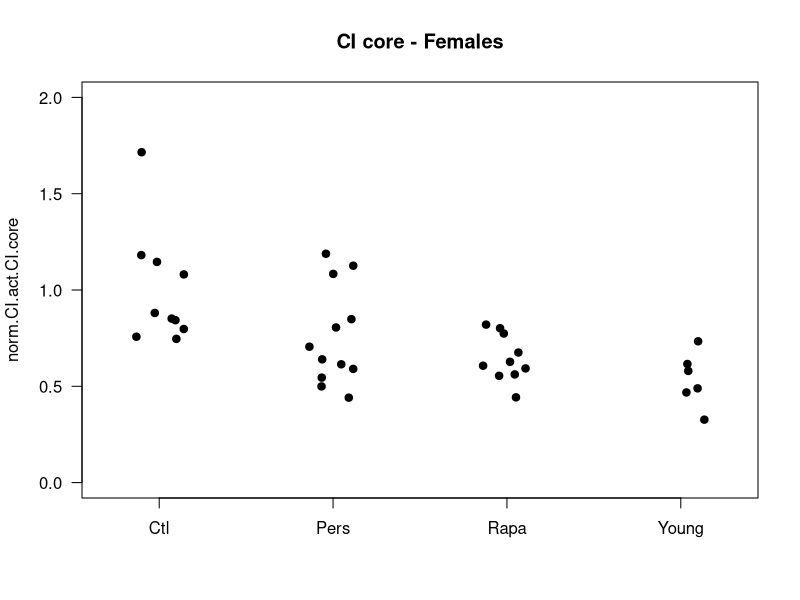
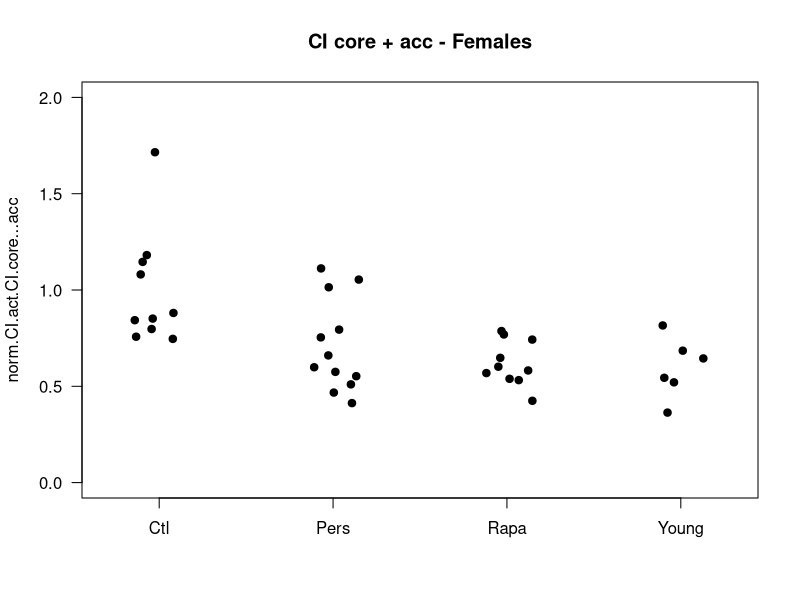
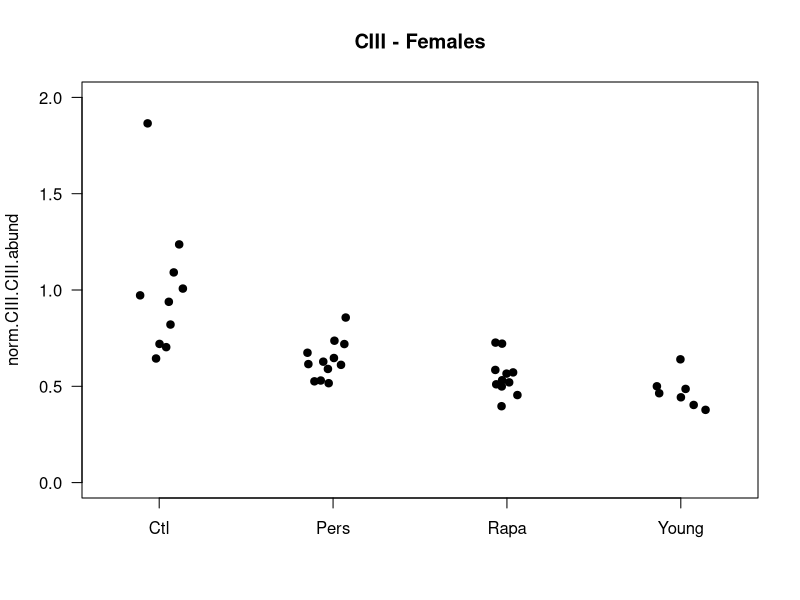
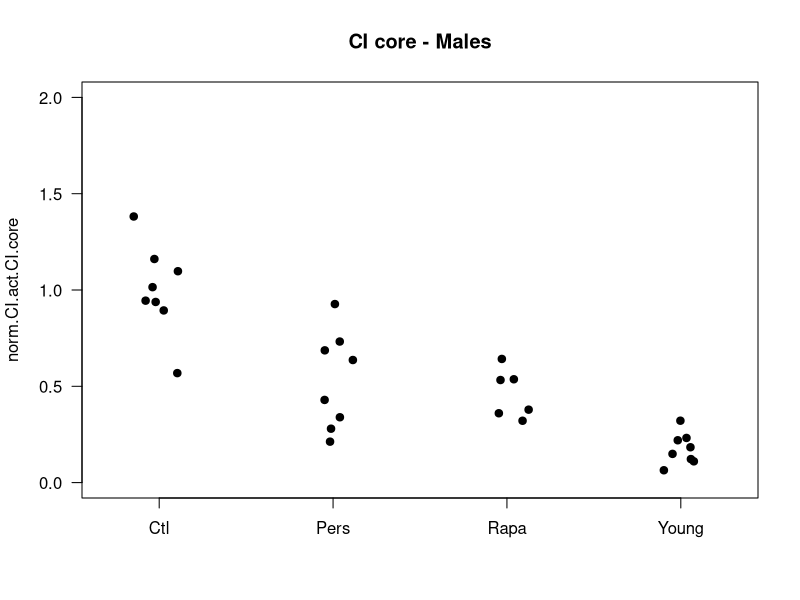
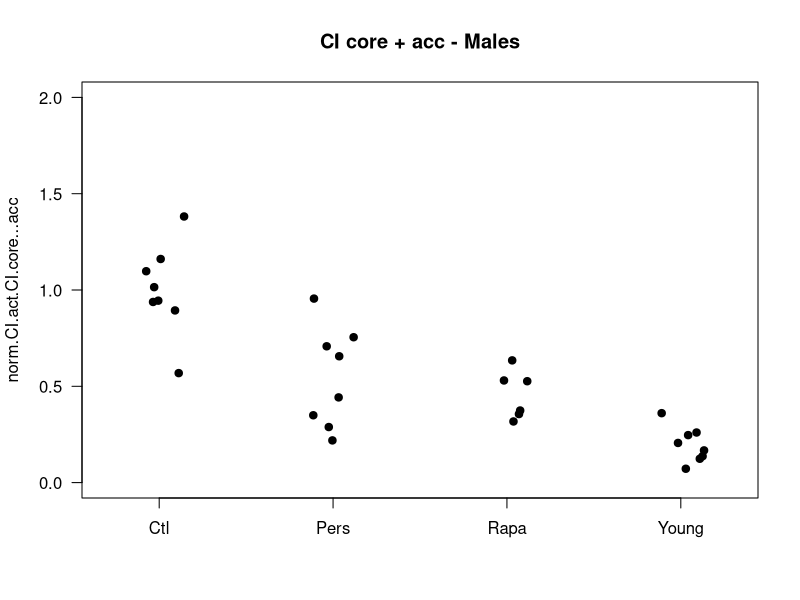
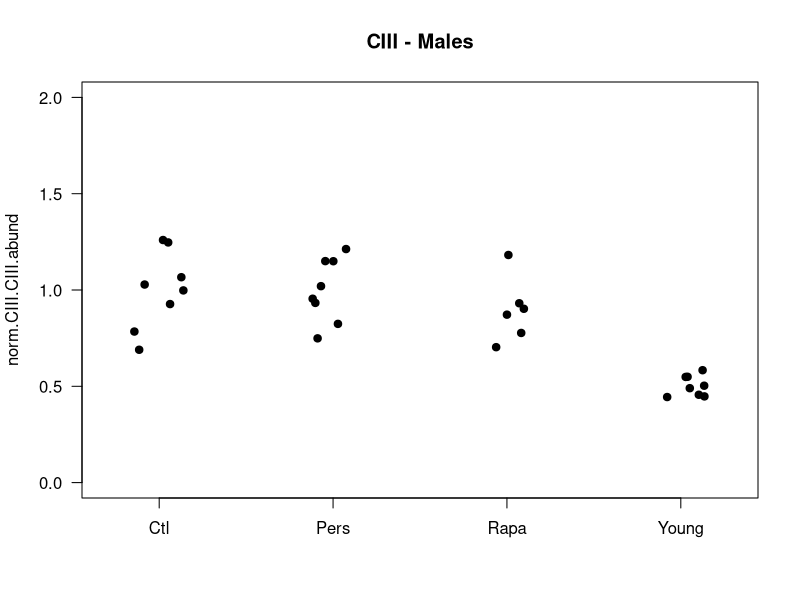

These figures' R source, in order:
setwd("E:/Rapa Pers Manuscript/Figure CI and CIII")
data <- read.csv("ETC CI and CIII activity vs abundance EQ456.csv", stringsAsFactors = F)


d.m <- data[data$Sex=="M",]
d.f <- data[data$Sex=="F",]


##m.CIcore <- lm(d.m$norm.CI.act.CI.core ~ d.m$Condition)
##summary(m.CIcore)

# Call:
#   lm(formula = d.m$norm.CI.act.CI.core ~ d.m$Condition)
# 
# Residuals:
#   Min       1Q   Median       3Q      Max 
# -0.43150 -0.10164 -0.00897  0.10391  0.39655 
# 
# Coefficients:
#   Estimate Std. Error t value Pr(>|t|)    
# (Intercept)         1.00000    0.06783  14.744 3.85e-14 ***
#   d.m$ConditionPers  -0.46957    0.09592  -4.895 4.43e-05 ***
#   d.m$ConditionRapa  -0.53818    0.10360  -5.195 2.01e-05 ***
#   d.m$ConditionYoung -0.82473    0.09592  -8.598 4.46e-09 ***
#   ---
#   Signif. codes:  0 '***' 0.001 '**' 0.01 '*' 0.05 '.' 0.1 ' ' 1
# 
# Residual standard error: 0.1918 on 26 degrees of freedom
# Multiple R-squared:  0.7448,	Adjusted R-squared:  0.7154 
# F-statistic:  25.3 on 3 and 26 DF,  p-value: 7.11e-08

##anova(m.CIcore)
# Analysis of Variance Table
# 
# Response: d.m$norm.CI.act.CI.core
# Df  Sum Sq Mean Sq F value   Pr(>F)    
# d.m$Condition  3 2.79288 0.93096  25.297 7.11e-08 ***
#   Residuals     26 0.95685 0.03680                     
# ---
#   Signif. codes:  0 '***' 0.001 '**' 0.01 '*' 0.05 '.' 0.1 ' ' 1




m.CIcoreAOV <- aov(d.m$norm.CI.act.CI.core ~ d.m$Condition)
anova(m.CIcoreAOV)
# Analysis of Variance Table
# 
# Response: d.m$norm.CI.act.CI.core
# Df  Sum Sq Mean Sq F value   Pr(>F)    
# d.m$Condition  3 2.79288 0.93096  25.297 7.11e-08 ***
#   Residuals     26 0.95685 0.03680                     
# ---
#   Signif. codes:  0 '***' 0.001 '**' 0.01 '*' 0.05 '.' 0.1 ' ' 1
TukeyHSD(m.CIcoreAOV)
# Tukey multiple comparisons of means
# 95% family-wise confidence level
# 
# Fit: aov(formula = d.m$norm.CI.act.CI.core ~ d.m$Condition)
# 
# $`d.m$Condition`
# diff        lwr          upr     p adj
# Pers-Ctl   -0.46956893 -0.7327061 -0.206431745 0.0002453
# Rapa-Ctl   -0.53817992 -0.8224006 -0.253959279 0.0001125
# Young-Ctl  -0.82473303 -1.0878702 -0.561595843 0.0000000
# Rapa-Pers  -0.06861099 -0.3528316  0.215609652 0.9102497
# Young-Pers -0.35516410 -0.6183013 -0.092026912 0.0052412
# Young-Rapa -0.28655310 -0.5707738 -0.002332459 0.0476120

m.CIAOV <- aov(d.m$norm.CI.act.CI.core...acc ~ d.m$Condition)
anova(m.CIAOV)
# Analysis of Variance Table
# 
# Response: d.m$norm.CI.act.CI.core...acc
# Df Sum Sq Mean Sq F value    Pr(>F)    
# d.m$Condition  3 2.6705 0.89017  23.268 1.568e-07 ***
#   Residuals     26 0.9947 0.03826                      
# ---
#   Signif. codes:  0 '***' 0.001 '**' 0.01 '*' 0.05 '.' 0.1 ' ' 1
TukeyHSD(m.CIAOV)
# Tukey multiple comparisons of means
# 95% family-wise confidence level
# 
# Fit: aov(formula = d.m$norm.CI.act.CI.core...acc ~ d.m$Condition)
# 
# $`d.m$Condition`
# diff        lwr         upr     p adj
# Pers-Ctl   -0.45332339 -0.7216147 -0.18503213 0.0004829
# Rapa-Ctl   -0.54351904 -0.8333067 -0.25373135 0.0001279
# Young-Ctl  -0.80339365 -1.0716849 -0.53510239 0.0000001
# Rapa-Pers  -0.09019564 -0.3799833  0.19959205 0.8281865
# Young-Pers -0.35007026 -0.6183615 -0.08177899 0.0071110
# Young-Rapa -0.25987462 -0.5496623  0.02991307 0.0905029


m.CIIIAOV <- aov(d.m$norm.CIII.CIII.abund ~ d.m$Condition)
anova(m.CIIIAOV)
# Analysis of Variance Table
# 
# Response: d.m$norm.CIII.CIII.abund
# Df  Sum Sq Mean Sq F value    Pr(>F)    
# d.m$Condition  3 1.33354 0.44451  18.428 1.287e-06 ***
#   Residuals     26 0.62716 0.02412                      
# ---
#   Signif. codes:  0 '***' 0.001 '**' 0.01 '*' 0.05 '.' 0.1 ' ' 1
TukeyHSD(m.CIIIAOV)
# Tukey multiple comparisons of means
# 95% family-wise confidence level
# 
# Fit: aov(formula = d.m$norm.CIII.CIII.abund ~ d.m$Condition)
# 
# $`d.m$Condition`
# diff        lwr        upr     p adj
# Pers-Ctl   -0.0009013296 -0.2139356  0.2121330 0.9999994
# Rapa-Ctl   -0.1054186810 -0.3355220  0.1246847 0.5975615
# Young-Ctl  -0.4971720818 -0.7102064 -0.2841378 0.0000050
# Rapa-Pers  -0.1045173514 -0.3346207  0.1255860 0.6041408
# Young-Pers -0.4962707521 -0.7093051 -0.2832364 0.0000052
# Young-Rapa -0.3917534007 -0.6218568 -0.1616500 0.0004406




f.CIcoreAOV <- aov(d.f$norm.CI.act.CI.core ~ d.f$Condition)
anova(f.CIcoreAOV)
# Analysis of Variance Table
# 
# Response: d.f$norm.CI.act.CI.core
# Df Sum Sq Mean Sq F value   Pr(>F)   
# d.f$Condition  3 1.0086 0.33619   6.554 0.001286 **
#   Residuals     34 1.7440 0.05130                    
# ---
#   Signif. codes:  0 '***' 0.001 '**' 0.01 '*' 0.05 '.' 0.1 ' ' 1
TukeyHSD(f.CIcoreAOV)
# Tukey multiple comparisons of means
# 95% family-wise confidence level
# 
# Fit: aov(formula = d.f$norm.CI.act.CI.core ~ d.f$Condition)
# 
# $`d.f$Condition`
# diff        lwr         upr     p adj
# Pers-Ctl   -0.2426864 -0.5045960  0.01922319 0.0775041
# Rapa-Ctl   -0.3543053 -0.6278609 -0.08074962 0.0069349
# Young-Ctl  -0.4644321 -0.7803069 -0.14855721 0.0019091
# Rapa-Pers  -0.1116189 -0.3735285  0.15029073 0.6610883
# Young-Pers -0.2217457 -0.5275902  0.08409885 0.2237619
# Young-Rapa -0.1101268 -0.4260017  0.20574806 0.7827844


f.CIAOV <- aov(d.f$norm.CI.act.CI.core...acc ~ d.f$Condition)
anova(f.CIAOV)
# Analysis of Variance Table
# 
# Response: d.f$norm.CI.act.CI.core...acc
# Df  Sum Sq Mean Sq F value   Pr(>F)   
# d.f$Condition  3 0.95748 0.31916  6.5062 0.001344 **
#   Residuals     34 1.66788 0.04906                    
# ---
#   Signif. codes:  0 '***' 0.001 '**' 0.01 '*' 0.05 '.' 0.1 ' ' 1
TukeyHSD(f.CIAOV)
# Tukey multiple comparisons of means
# 95% family-wise confidence level
# 
# Fit: aov(formula = d.f$norm.CI.act.CI.core...acc ~ d.f$Condition)
# 
# $`d.f$Condition`
# diff        lwr         upr     p adj
# Pers-Ctl   -0.29120657 -0.5473339 -0.03507928 0.0207615
# Rapa-Ctl   -0.38056638 -0.6480826 -0.11305015 0.0027308
# Young-Ctl  -0.40437071 -0.7132718 -0.09546957 0.0062774
# Rapa-Pers  -0.08935980 -0.3454871  0.16676749 0.7824223
# Young-Pers -0.11316414 -0.4122564  0.18592810 0.7379033
# Young-Rapa -0.02380433 -0.3327055  0.28509681 0.9967489


f.CIIIAOV <- aov(d.f$norm.CIII.CIII.abund ~ d.f$Condition)
anova(f.CIIIAOV)
# Analysis of Variance Table
# 
# Response: d.f$norm.CIII.CIII.abund
# Df Sum Sq Mean Sq F value    Pr(>F)    
# d.f$Condition  3 1.5209 0.50697  13.079 6.244e-06 ***
#   Residuals     36 1.3955 0.03876                      
# ---
#   Signif. codes:  0 '***' 0.001 '**' 0.01 '*' 0.05 '.' 0.1 ' ' 1
TukeyHSD(f.CIIIAOV)
# Tukey multiple comparisons of means
# 95% family-wise confidence level
# 
# Fit: aov(formula = d.f$norm.CIII.CIII.abund ~ d.f$Condition)
# 
# $`d.f$Condition`
# diff        lwr         upr     p adj
# Pers-Ctl   -0.36245027 -0.5894901 -0.13541046 0.0006924
# Rapa-Ctl   -0.44692943 -0.6786127 -0.21524621 0.0000474
# Young-Ctl  -0.52655113 -0.7878616 -0.26524072 0.0000234
# Rapa-Pers  -0.08447916 -0.3058183  0.13685998 0.7343333
# Young-Pers -0.16410087 -0.4162854  0.08808366 0.3124676
# Young-Rapa -0.07962170 -0.3359946  0.17675123 0.8367731


colnames(d.f)


##### Plot the data #####
stripchart(norm.CI.act.CI.core ~ Condition, data=d.f,
           vertical=T, las=1, pch=19, method="jitter", jitter=0.15,
           main="CI core - Females", ylim=c(0,2))

stripchart(norm.CI.act.CI.core...acc ~ Condition, data=d.f,
           vertical=T, las=1, pch=19, method="jitter", jitter=0.15,
           main="CI core + acc - Females", ylim=c(0,2))

stripchart(norm.CIII.CIII.abund ~ Condition, data=d.f,
           vertical=T, las=1, pch=19, method="jitter", jitter=0.15,
           main="CIII - Females", ylim=c(0,2))




stripchart(norm.CI.act.CI.core ~ Condition, data=d.m,
           vertical=T, las=1, pch=19, method="jitter", jitter=0.15,
           main="CI core - Males", ylim=c(0,2))

stripchart(norm.CI.act.CI.core...acc ~ Condition, data=d.m,
           vertical=T, las=1, pch=19, method="jitter", jitter=0.15,
           main="CI core + acc - Males", ylim=c(0,2))

stripchart(norm.CIII.CIII.abund ~ Condition, data=d.m,
           vertical=T, las=1, pch=19, method="jitter", jitter=0.15,
           main="CIII - Males", ylim=c(0,2))
